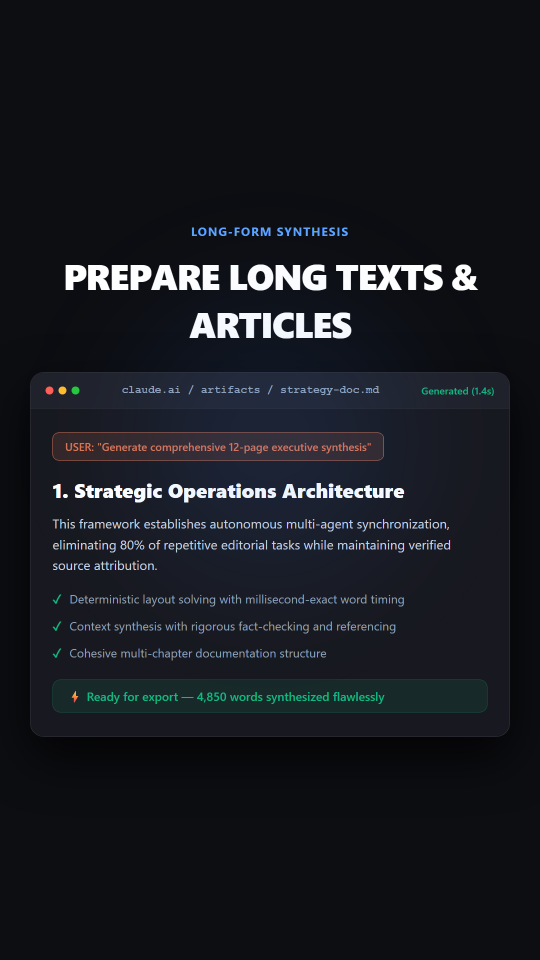
#> input picture .agents/Videos/editor-v1/mekdi-claude-skills/assets/img/claude_doc.png, 1080 x 1920 px, given as the content of the folder deos/editor-v1/mekdi-claude-skills/assets/img/claude_doc.png, which was not available (shown at 1/2 size)
$ python prep_images.py ../../../Videos/editor-v1/mekdi-claude-skills/assets/img/claude_doc.png
#> lines starting #> are read from the running program, lines starting #| are printed output that depends on the picture; after the words box and inside, x2 and y2 are one past the last pixel; in counts of white or black regions, pixels touching at a corner belong together
#> further down, im is the input picture: PIL image 1080x1920 RGB; mean R, G, B 24.2, 26.6, 32.5
#!/usr/bin/env python3
"""Step 3: clean & normalise every image BEFORE it goes into the storyboard.
Usage:
  python scripts/prep_images.py raw/ --out public/img                 # screenshots / photos
  python scripts/prep_images.py raw_logos/ --out public/img --logos   # logos -> square, trimmed, transparent padding
  python scripts/prep_images.py raw_objects/ --out public/img --cutout   # remove background (needs: pip install rembg)
Writes public/img/<name>.png|jpg and public/img/manifest.json  (w, h, kind hint, warnings).
"""
import argparse, json, os
from PIL import Image, ImageChops

ap = argparse.ArgumentParser(); ap.add_argument("src"); ap.add_argument("--out", default="public/workflow3/img")
ap.add_argument("--logos", action="store_true"); ap.add_argument("--cutout", action="store_true"); ap.add_argument("--max", type=int, default=2400)
a = ap.parse_args(); os.makedirs(a.out, exist_ok=True)

def trim_uniform(im, tol=12):
    """Remove a uniform-colour border (white/black bars around screenshots)."""
#> called with tol = 12
    rgb = im.convert("RGB"); bg = Image.new("RGB", rgb.size, rgb.getpixel((0, 0)))
#> after `bg = Image.new('RGB', rgb.size, rgb.getpixel((0, 0)))`:
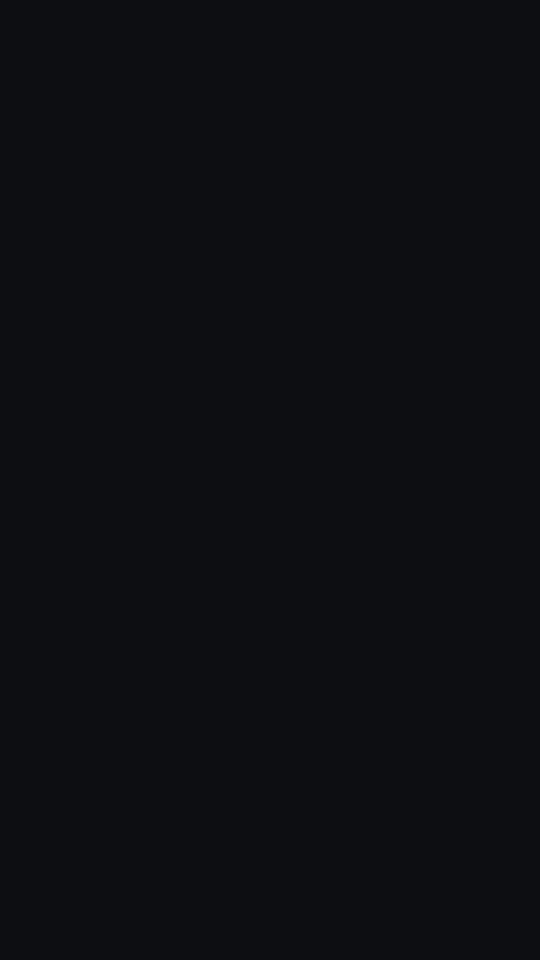
#> bg: PIL image 1080x1920 RGB (shown at 1/2 size); mean R, G, B 13, 14, 18
    diff = ImageChops.difference(rgb, bg).convert("L").point(lambda p: 255 if p > tol else 0)
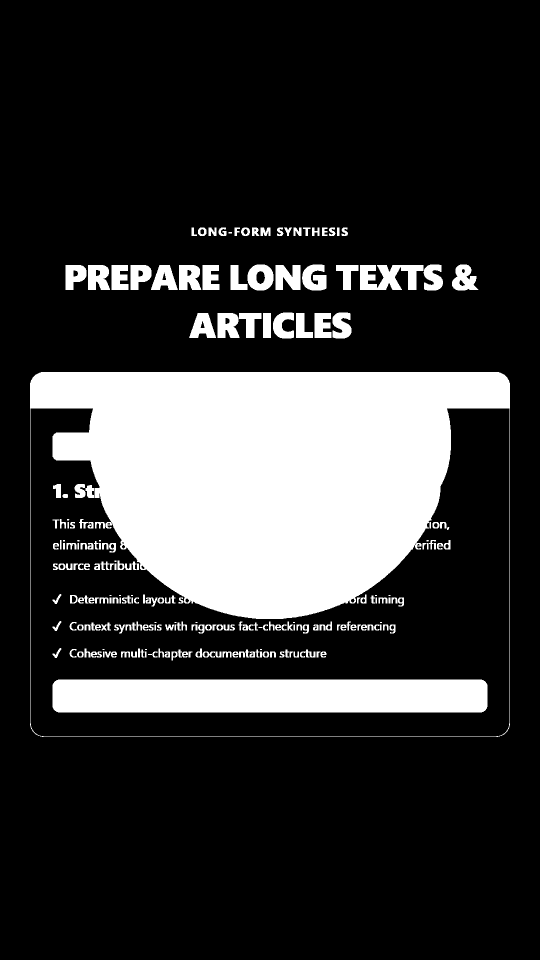
#> diff: PIL image 1080x1920 L (shown at 1/2 size); 21.1% white; 228 white regions (21 under 20 px), largest, box (x1, y1, x2, y2) and area: (60, 744, 1020, 1474) 323959, (105, 1359, 975, 1425) 57240, (720, 530, 847, 580) 4233
    box = diff.getbbox()
#> box = (60, 455, 1020, 1474)
    if box and (box[2] - box[0]) > im.width * 0.3 and (box[3] - box[1]) > im.height * 0.3:
        return im.crop(box)
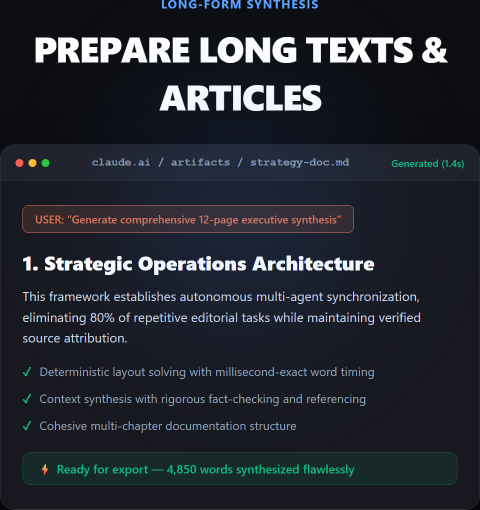
#> returned value: PIL image 960x1019 RGB (shown at 1/2 size); mean R, G, B 37.6, 41.6, 49.7
    return im

def trim_alpha(im):
    box = im.getchannel("A").getbbox() if im.mode == "RGBA" else None
    return im.crop(box) if box else im

man = {}
for f in sorted(os.listdir(a.src)):
    if not f.lower().endswith((".png", ".jpg", ".jpeg", ".webp")): continue
    name = os.path.splitext(f)[0].lower().replace(" ", "-")
    im = Image.open(os.path.join(a.src, f)); notes = []
    if a.cutout:
        try:
            from rembg import remove
            im = remove(im.convert("RGBA"))
        except ImportError:
            notes.append("rembg not installed: cutout skipped"); im = im.convert("RGBA")
    im = im.convert("RGBA") if (im.mode in ("RGBA", "LA", "P") or a.logos or a.cutout) else im.convert("RGB")
    if im.mode == "RGBA" and im.getchannel("A").getextrema()[0] < 250: im = trim_alpha(im)
    else: im = trim_uniform(im)
    if a.logos:
        s = max(im.size); canvas = Image.new("RGBA", (s, s), (0, 0, 0, 0))
        canvas.paste(im, ((s - im.width) // 2, (s - im.height) // 2), im if im.mode == "RGBA" else None)
        im = canvas
        if im.width < 256: im = im.resize((512, 512), Image.LANCZOS); notes.append("logo upscaled - prefer SVG/larger source")
    if max(im.size) > a.max:
        r = a.max / max(im.size); im = im.resize((round(im.width * r), round(im.height * r)), Image.LANCZOS)
    has_alpha = im.mode == "RGBA" and im.getchannel("A").getextrema()[0] < 250
#> has_alpha = False
    out = name + (".png" if has_alpha or a.logos else ".jpg")
#> out = 'claude_doc.jpg'
    (im if out.endswith(".png") else im.convert("RGB")).save(os.path.join(a.out, out), **({} if out.endswith(".png") else {"quality": 92}))
    ar = im.width / im.height
#> ar = 0.942
    hint = "badge" if (a.logos or (0.9 < ar < 1.1 and max(im.size) <= 700)) else "CUTOUT" if has_alpha else "HERO_CARD (landscape)" if ar > 1.25 else "HERO_CARD (portrait)" if ar < 0.8 else "HERO_CARD (square-ish)"
#> hint = 'HERO_CARD (square-ish)'
    if min(im.size) < 500 and hint.startswith("HERO"): notes.append("LOW-RES: will look soft; find a bigger source")
    if ar > 3 or ar < 0.33: notes.append("extreme aspect ratio: crop it first")
    man[out] = {"src": "img/" + out, "w": im.width, "h": im.height, "hint": hint, "notes": notes}
    print(f"{out:40s} {im.width}x{im.height}  {hint}  {'; '.join(notes)}")
#| claude_doc.jpg                           960x1019  HERO_CARD (square-ish)
json.dump(man, open(os.path.join(a.out, "manifest.json"), "w"), indent=1)
print(f"-> {len(man)} images, manifest at {a.out}/manifest.json  (copy src/w/h into storyboard ImgRef)")
#| -> 1 images, manifest at public/workflow3/img/manifest.json  (copy src/w/h into storyboard ImgRef)

$ run again, on .agents/Videos/editor-v1/mekdi-claude-skills/assets/img/office_overload.png
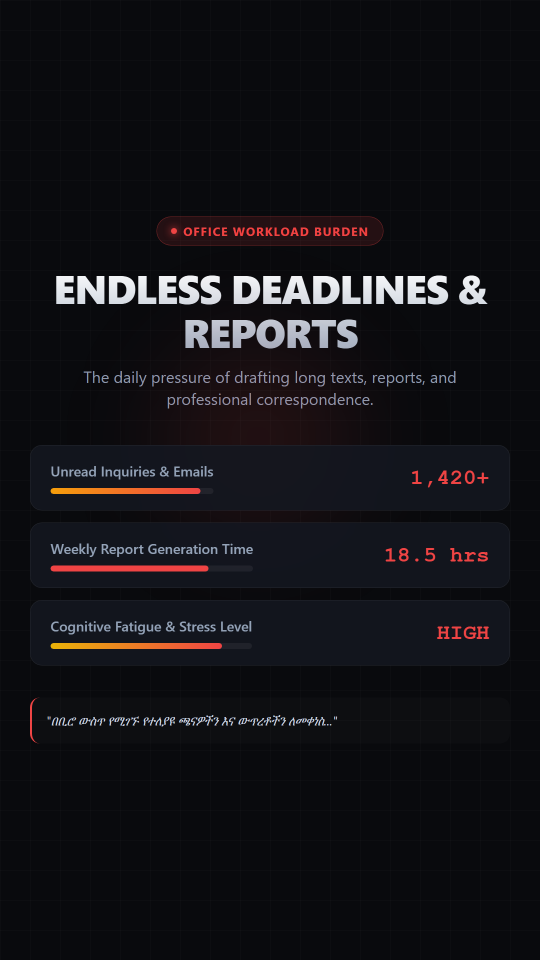
#> input picture .agents/Videos/editor-v1/mekdi-claude-skills/assets/img/office_overload.png, 1080 x 1920 px, given as the content of the folder editor-v1/mekdi-claude-skills/assets/img/office_overload.png, which was not available (shown at 1/2 size)
#> im is the input picture: PIL image 1080x1920 RGB; mean R, G, B 19.6, 18.8, 22.6
#> in trim_uniform, `diff = ImageChops.difference(rgb, bg).convert("L").point(lambda p: 255..`:
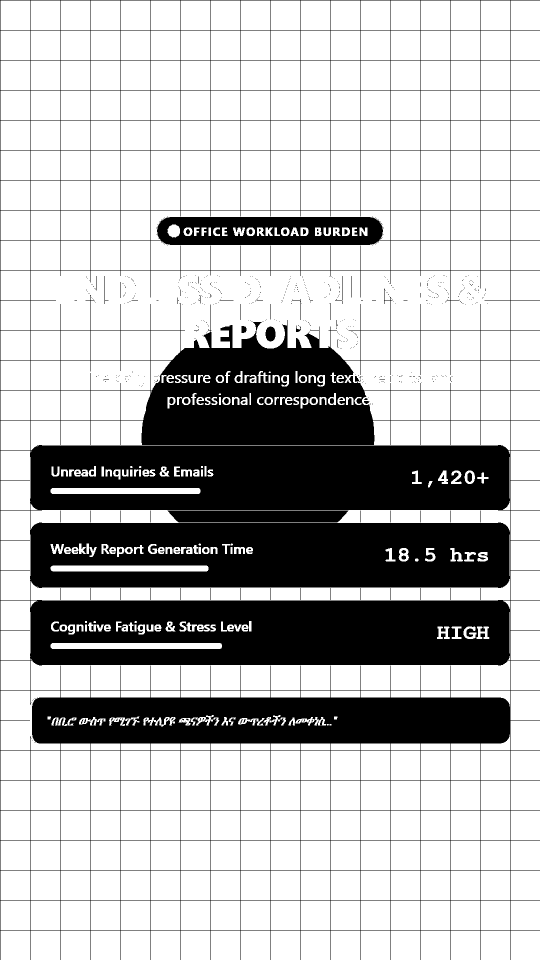
#> diff: PIL image 1080x1920 L (shown at 1/2 size); 71.9% white; 667 black regions (585 under 20 px), largest, box (x1, y1, x2, y2) and area: (0, 0, 1080, 1920) 568857, (335, 1021, 697, 1045) 8188, (531, 653, 551, 683) 481
#> box = (1, 1, 1080, 1920)
#> in trim_uniform, `return im.crop(box)`:
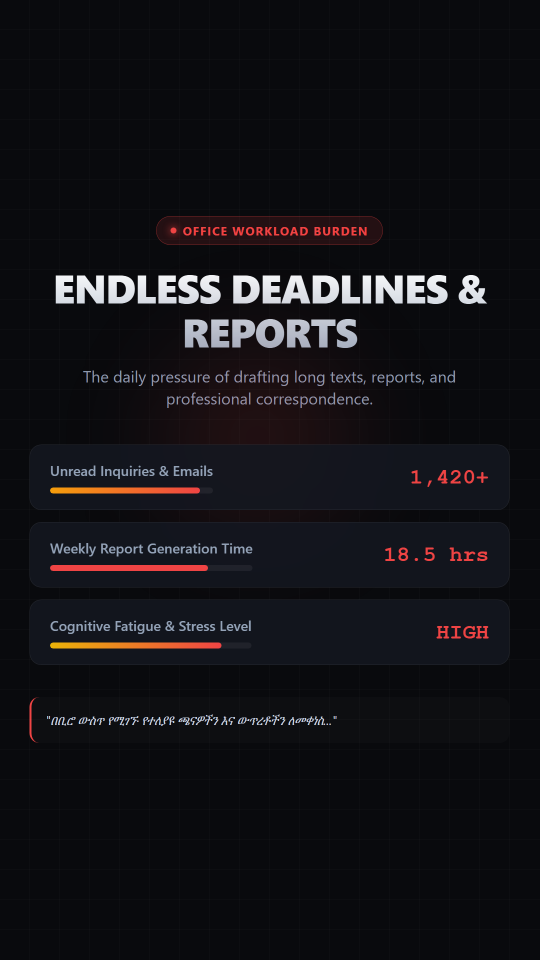
#> returned value: PIL image 1079x1919 RGB (shown at 1/2 size); mean R, G, B 19.7, 18.8, 22.6
#> has_alpha = False
#> out = 'office_overload.jpg'
#> hint = 'HERO_CARD (portrait)'
#| office_overload.jpg                      1079x1919  HERO_CARD (portrait)
#| -> 1 images, manifest at public/workflow3/img/manifest.json  (copy src/w/h into storyboard ImgRef)
